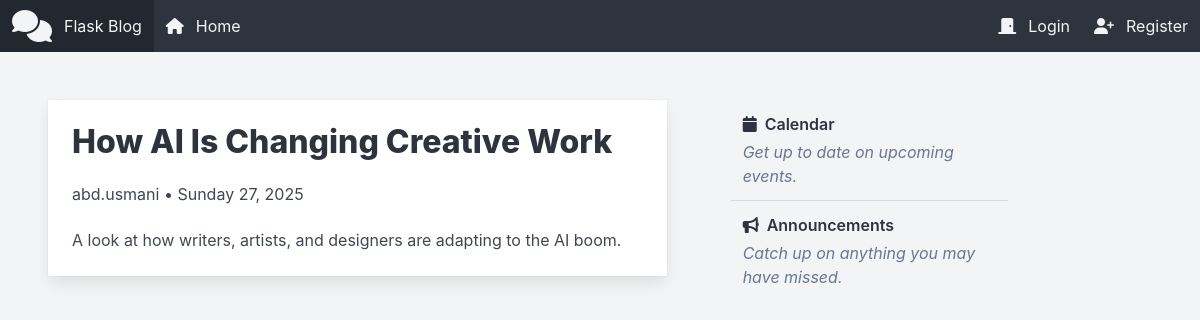
/post/10, run on an earlier commit of the app's database.
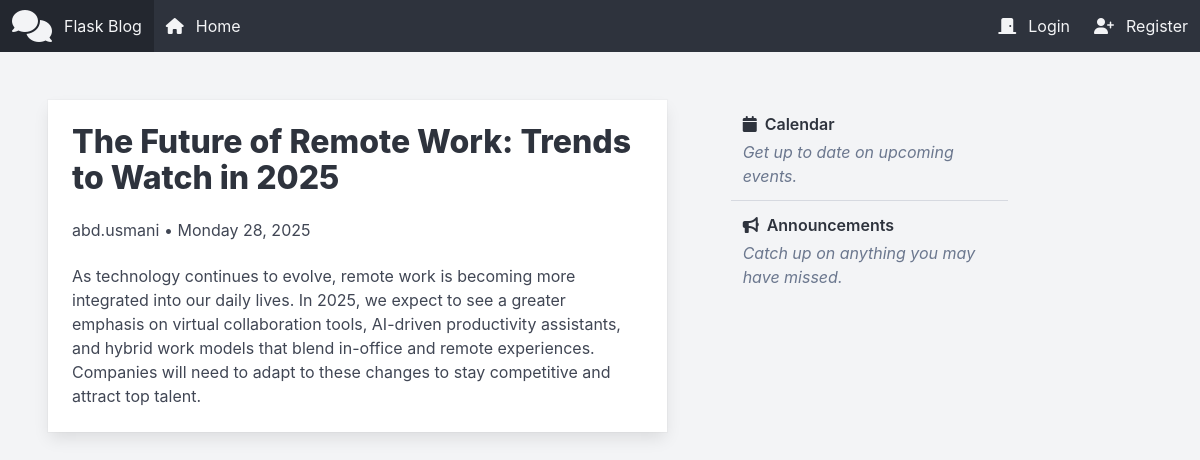
And on a later commit of the database.
### app/utils/models/Post.py (models this page shows, shortened)
class Post(db.Model):
    __tablename__ = "posts"
    id = db.Column(db.Integer, primary_key=True)
    title = db.Column(db.String(100), nullable=False)
    date_posted = db.Column(db.DateTime, default=lambda: datetime.now(timezone.utc))
    content = db.Column(db.Text, nullable=False)
    user_id = db.Column(db.Integer, db.ForeignKey("users.id"), nullable=False)
    author = db.relationship("User", back_populates="posts")

### app/routes/post/web_routes.py (the view)
@bp_post_web.route("/<int:post_id>")
def post_page(post_id):
    post = Post.query.filter_by(id=post_id).first()
    if not post:
        abort(404)
    return render_template("single-post.html", title=post.title, post=post)

### app/templates/post/single-post.html (shortened to what this page needs)
{% extends 'layout/base.html' %}
{% block content %}
    {% include './components/_post.html' %}
{% endblock content %}

### app/templates/components/_post.html (shortened to what this page needs)
<div class="card is-radiusless">
    <div class="card-content">
        <p class="title is-spaced">
            <a href='{{ url_for("post_web.post_page", post_id=post.id) }}'
               class="has-text-inherit">
                {{ post.title }}
            </a>
        </p>
        <p class="subtitle is-6">
            <a href='{{ url_for("user_web.user_posts", username=post.author.username) }}'
               class="has-text-inherit">
                {{ post.author.username }}
            </a>
            • {{ post.date_posted.strftime("%A %d, %Y") }}
        </p>
        <p class="block has-text-inherit">
            {{ post.content }}
        </p>
    </div>
</div>

What changed in the data, as far as the page shows it:
changed Post: title "How AI Is Changing Creative Work" → "The Future of Remote Work: Trends to Watch in 2025"; date_posted "Sunday 27, 2025" → "Monday 28, 2025"; content "A look at how writers, artists, and designers are adapting to the AI boom." → "As technology continues to evolve, remote work is becoming more integrated into our daily lives. In 2025, we expect to see a greater emphasis on virtual collaboration tools, AI-driven productivity assistants, and hybrid work models that blend in-office and remote experiences. Companies will need to adapt to these changes to stay competitive and attract top talent."
